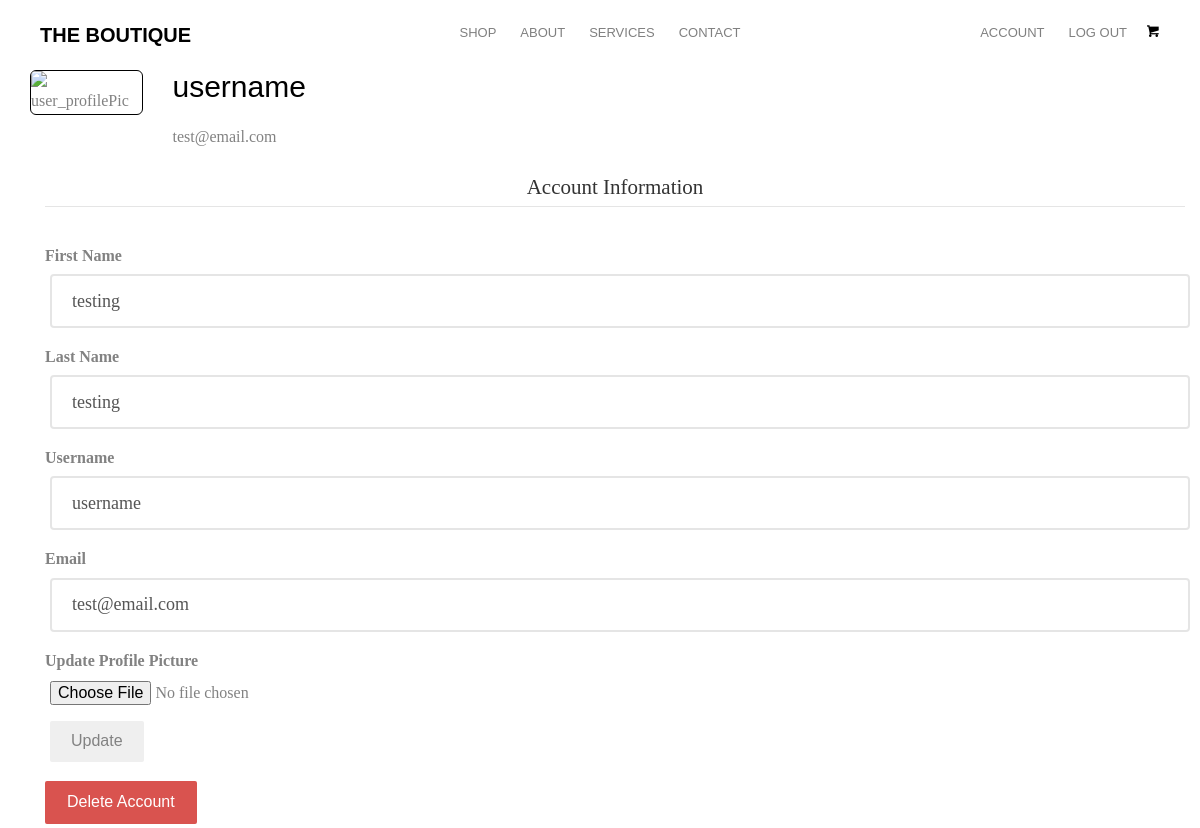
Page /account (signed in) on the committed database.
### ecommercesite/database.py (models this page shows, shortened)
class User(db.Model, UserMixin):
    __tablename__ = 'user'
    id = db.Column(db.Integer, primary_key=True)
    type = db.Column(db.String(20))
    first_name = db.Column(db.String(30), nullable=False)
    last_name = db.Column(db.String(30), nullable=False)
    username = db.Column(db.String(30), nullable=False, unique=True)
    email = db.Column(db.String(100), nullable=False, unique=True)
    password = db.Column(db.String(60), nullable=False)
    role = db.Column(db.String(10), nullable=False, default='user')
    image_file = db.Column(db.String(20), nullable=False, default='defaultpfp.jpg')
    __mapper_args__ = {
        'polymorphic_on':type,
        'polymorphic_identity':'user'
    }

class Staff(User):
    pass
    __mapper_args__ = {
        'polymorphic_identity':'staff'
    }

### ecommercesite/routes.py (the view)
@app.route('/account', methods=['GET', 'POST'])
@login_required
def account():
    form = UpdateUserAccountForm()
    if form.validate_on_submit():
        if form.picture.data:
            picture_file = save_picture(form.picture.data, current_user.image_file)
            current_user.image_file = picture_file
        current_user.first_name = form.first_name.data
        current_user.last_name = form.last_name.data
        current_user.username = form.username.data
        current_user.email = form.email.data
        db.session.commit()
        flash('Your account has been updated.', 'success')
        return redirect(url_for('account'))
    elif request.method == 'GET':
        form.first_name.data = current_user.first_name
        form.last_name.data = current_user.last_name
        form.username.data = current_user.username
        form.email.data = current_user.email
    image_file = url_for('static', filename='profile_pics/' + current_user.image_file)
    return render_template('account.html', title='Account', image_file=image_file, form=form)

### ecommercesite/forms.py (shortened to what this page needs)
class UpdateUserAccountForm(FlaskForm):
    first_name = StringField('First Name', validators=[DataRequired()])
    last_name = StringField('Last Name', validators=[DataRequired()])
    picture = FileField('Update Profile Picture', validators=[FileAllowed(['jpg', 'png'])])
    username =  StringField('Username', validators=[DataRequired(), Length(min=2, max=20)])
    email = StringField('Email', validators=[DataRequired(), Email()])
    submit = SubmitField('Update')

### ecommercesite/database.py (called while the page is built)
@login_manager.user_loader
def load_user(user_id):
    return User.query.get(int(user_id))

### ecommercesite/templates/account.html (shortened to what this page needs)
{% extends 'layout.html' %}
{% block content %}
<div class="container">
    <div class="card mb-3" style="max-width: 540px;">
        <div class="row g-0">
            <div class="col-md-3 image">
                <img src="{{ image_file }}" class="img-responsive img-rounded" style="border: 1px solid black;" alt="user_profilePic">
            </div>
            <div class="col-md-9">
                <div class="card-body ms-2">
                    <h2 class="account-heading">{{ current_user.username }}</h2>
                    <p>{{ current_user.email }}</p>
                </div>
            </div>
        </div>
    </div>
    <div class='container'>
        <form method="POST", action='' enctype="multipart/form-data" novalidate>
            <fieldset class="form-group">
                <legend class='text-center'>Account Information</legend>
            </fieldset>
            <div class='form-group mb-3'>
                {{ form.first_name.label(class='form-control-label') }}
                {% if form.first_name.errors %}
                    {{ form.first_name(class="form-control form-control-lg is-invalid") }}
                    <div class="invalid-feedback">
                        {% for error in form.first_name.errors %}
                            <span>{{ error }}</span>
                        {% endfor %}
                            </div>
                {% else %}
                    {{ form.first_name(class="form-control form-control-lg") }}
                {% endif %}
            </div>
            <div class='form-group mb-3'>
                {{ form.last_name.label(class='form-control-label') }}
                {% if form.last_name.errors %}
                    {{ form.last_name(class="form-control form-control-lg is-invalid") }}
                    <div class="invalid-feedback">
                        {% for error in form.last_name.errors %}
                            <span>{{ error }}</span>
                        {% endfor %}
                            </div>
                {% else %}
                    {{ form.last_name(class="form-control form-control-lg") }}
                {% endif %}
            </div>
            <div class='form-group mb-3'>
                {{ form.username.label(class='form-control-label') }}
                {% if form.username.errors %}
                    {{ form.username(class="form-control form-control-lg is-invalid") }}
                    <div class="invalid-feedback">
                        {% for error in form.username.errors %}
                            <span>{{ error }}</span>
                        {% endfor %}
                            </div>
                {% else %}
                    {{ form.username(class="form-control form-control-lg") }}
                {% endif %}
            </div>
            <div class='form-group mb-3'>
                {{ form.email.label(class='form-control-label') }}
                {% if form.email.errors %}
                    {{ form.email(class="form-control form-control-lg is-invalid") }}
                    <div class="invalid-feedback">
                        {% for error in form.email.errors %}
                            <span>{{ error }}</span>
                        {% endfor %}
                            </div>
                {% else %}
                    {{ form.email(class="form-control form-control-lg") }}
                {% endif %}
            </div>
            <div class='form-group mb-3'>
                {{ form.picture.label }}
                {{ form.picture(class='form-control-file') }}
            </div>
            <div class="form-group mb-3">
                {{ form.submit(class='btn btn-outline-info') }}
            </div>
        </form>
    </div>
    <div class="container">
        <button type='button' class="btn btn-danger" data-toggle="modal" data-target="#deleteModal">Delete Account</button>
    </div>
</div>
{% endblock content %}

### ecommercesite/static/style.css (style rules this page uses)
body { font-family: "Playfair Display", serif; font-weight: 400; font-size: 16px; line-height: 1.7; color: #828282; background: #fff; }
p { margin-bottom: 20px; }
h1, h2, h3, h4, h5, h6, figure { color: #000; font-family: "Montserrat", Arial, sans-serif; font-weight: 400; margin: 0 0 20px 0; }
.btn { margin-right: 4px; margin-bottom: 4px; font-family: "Montserrat", Arial, sans-serif; font-size: 16px; font-weight: 400; -webkit-border-radius: 2px; -moz-border-radius: 2px; -ms-border-radius: 2px; border-radius: 2px; -webkit-transition: 0.5s; -o-transition: 0.5s; transition: 0.5s; padding: 8px 20px; }
.btn-danger { background: #d9534f; color: #fff; border: 2px solid #d9534f; }
.form-control { box-shadow: none; background: transparent; border: 2px solid rgba(0, 0, 0, 0.1); height: 54px; font-size: 18px; font-weight: 300; }
.image { overflow:hidden; }
.image img { width:auto; max-width:auto }
input { margin: 0 0.5rem 0 0.5rem; }

### rows in the picture
Staff: username "username", email "test@email.com", first_name "testing", last_name "testing", username.label "Username"
